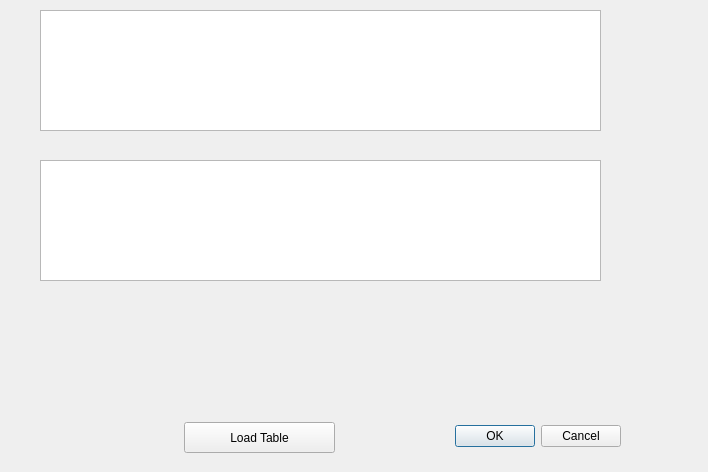
<?xml version="1.0" encoding="UTF-8"?>
<ui version="4.0">
 <class>StudentWindow</class>
 <widget class="QDialog" name="StudentWindow">
  <property name="geometry">
   <rect>
    <x>0</x>
    <y>0</y>
    <width>708</width>
    <height>472</height>
   </rect>
  </property>
  <property name="windowTitle">
   <string>Dialog</string>
  </property>
  <widget class="QDialogButtonBox" name="buttonBox">
   <property name="geometry">
    <rect>
     <x>280</x>
     <y>420</y>
     <width>341</width>
     <height>32</height>
    </rect>
   </property>
   <property name="orientation">
    <enum>Qt::Horizontal</enum>
   </property>
   <property name="standardButtons">
    <set>QDialogButtonBox::Cancel|QDialogButtonBox::Ok</set>
   </property>
  </widget>
  <widget class="QTableView" name="tableView">
   <property name="geometry">
    <rect>
     <x>40</x>
     <y>10</y>
     <width>561</width>
     <height>121</height>
    </rect>
   </property>
  </widget>
  <widget class="QPushButton" name="pushButton_LoadTable">
   <property name="geometry">
    <rect>
     <x>184</x>
     <y>422</y>
     <width>151</width>
     <height>31</height>
    </rect>
   </property>
   <property name="text">
    <string>Load Table</string>
   </property>
  </widget>
  <widget class="QTableView" name="tableView_2">
   <property name="geometry">
    <rect>
     <x>40</x>
     <y>160</y>
     <width>561</width>
     <height>121</height>
    </rect>
   </property>
  </widget>
 </widget>
 <resources/>
 <connections>
  <connection>
   <sender>buttonBox</sender>
   <signal>accepted()</signal>
   <receiver>StudentWindow</receiver>
   <slot>accept()</slot>
   <hints>
    <hint type="sourcelabel">
     <x>248</x>
     <y>254</y>
    </hint>
    <hint type="destinationlabel">
     <x>157</x>
     <y>274</y>
    </hint>
   </hints>
  </connection>
  <connection>
   <sender>buttonBox</sender>
   <signal>rejected()</signal>
   <receiver>StudentWindow</receiver>
   <slot>reject()</slot>
   <hints>
    <hint type="sourcelabel">
     <x>316</x>
     <y>260</y>
    </hint>
    <hint type="destinationlabel">
     <x>286</x>
     <y>274</y>
    </hint>
   </hints>
  </connection>
 </connections>
</ui>
